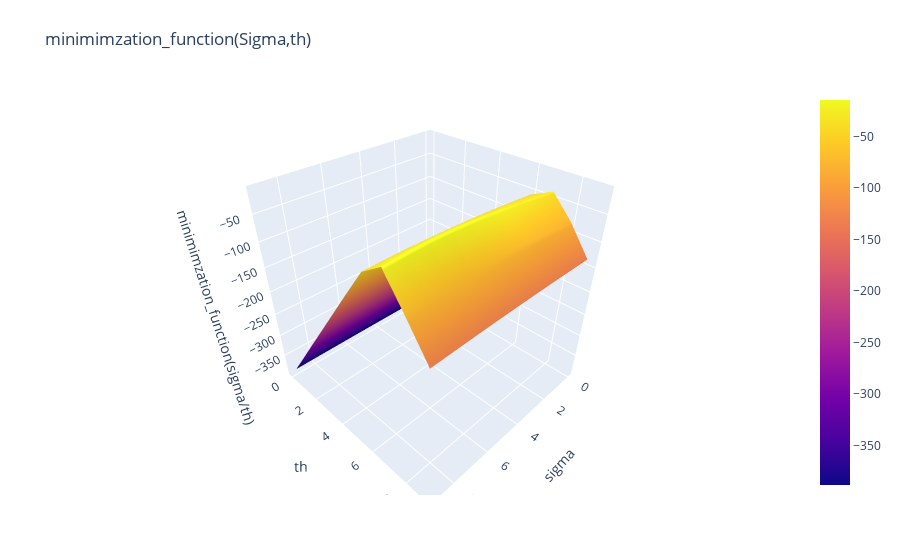

The notebook cell this image was saved under:
### Code cell
z_data = pd.DataFrame(z)
fig = go.Figure(data=[go.Surface(z=z_data.values)])

fig.update_layout(title='minimimzation_function(Sigma,th)', autosize=False,
                  margin=dict(l=65, r=50, b=65, t=90))
fig.update_layout(scene = dict(
xaxis_title = 'sigma',
yaxis_title = 'th',
zaxis_title = 'minimimzation_function(sigma/th)'))
fig.show()

### Figure 1 — Plotly figure (JSON) as saved in the notebook; plotly's stock layout.template omitted (floating-point values rounded to 4 significant figures)
{"data": [{"type": "surface", "z": [[-388.2, -387.8, -387.5, -387.2, -387.0, -386.8, -386.7, -386.7, -386.8, -386.9], [-331.2, -330.7, -330.3, -330.0, -329.7, -329.5, -329.4, -329.4, -329.5, -329.6], [-274.3, -273.7, -273.2, -272.8, -272.5, -272.3, -272.2, -272.1, -272.2, -272.4], [-217.6, -216.8, -216.2, -215.7, -215.3, -215.0, -214.9, -214.8, -214.9, -215.1], [-161.3, -160.2, -159.4, -158.7, -158.2, -157.8, -157.6, -157.6, -157.7, -158.0], [-106.0, -104.4, -103.1, -102.1, -101.2, -100.7, -100.3, -100.3, -100.5, -100.9], [-55.01, -51.99, -49.3, -47.02, -45.19, -43.88, -43.14, -42.99, -43.44, -44.47], [-37.22, -32.58, -28.1, -23.86, -20.02, -16.86, -14.82, -14.38, -15.67, -18.34], [-79.43, -77.36, -75.58, -74.11, -72.97, -72.16, -71.71, -71.62, -71.9, -72.52], [-133.4, -132.2, -131.2, -130.3, -129.7, -129.2, -129.0, -128.9, -129.1, -129.4]]}], "layout": {"autosize": false, "margin": {"b": 65, "l": 65, "r": 50, "t": 90}, "scene": {"xaxis": {"title": {"text": "sigma"}}, "yaxis": {"title": {"text": "th"}}, "zaxis": {"title": {"text": "minimimzation_function(sigma/th)"}}}, "title": {"text": "minimimzation_function(Sigma,th)"}}}
